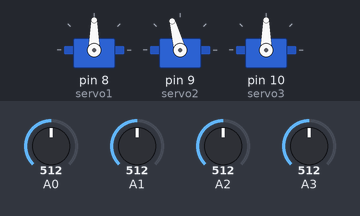
Bench run of a sketch on a simulated Arduino Uno, built with avr-gcc and run on an emulated ATmega328P. Shown: 3 × servo. The test bench sets the inputs (shaded band); at power-on: A2 = 512, A3 = 512, A1 = 512, A0 = 512. What the sketch prints to the serial monitor is not drawn.

Above: at 1.2 s.
1.3 s: A2 set to 716
4.3 s: A3 set to 716
At 5.7 s:
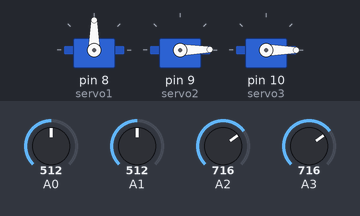
6.1 s: A1 set to 716
At 7.3 s:
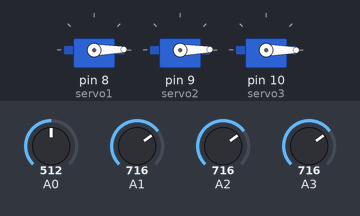
7.8 s: A0 set to 716
10.8 s: A2 set to 30
At 12.6 s:
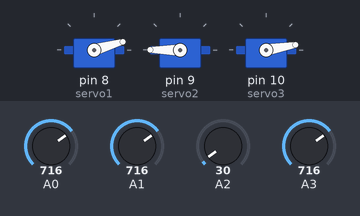
13.8 s: A0 set to 992
At 13.97 s:
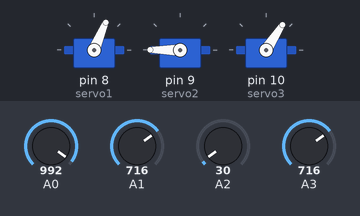
Timing chart, 0 to 17.8 s (numbered marks = the images above; inputs shaded):
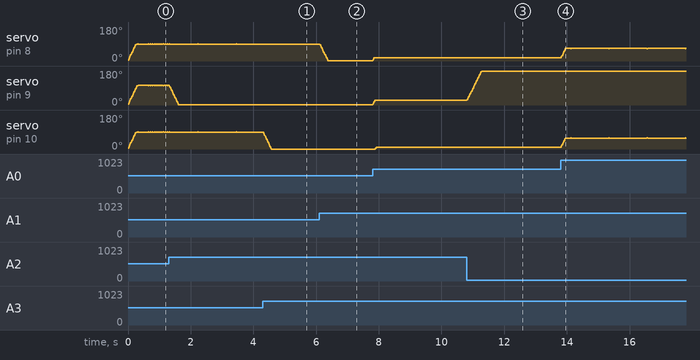

Measured:
- after the input at 4.3 s, servo on pin 8 (servo1): stops changing and stays 90°
- after the input at 6.1 s, servo on pin 8 (servo1): moves from 90° to 1° over 0.25 s, starting at once
- after the input at 10.8 s, servo on pin 8 (servo1): goes on until 10.9 s, then stays 16°; servo on pin 10 (servo3): goes on until 10.9 s, then stays 10°

The sketch:

TriGripper02.ino
```cpp
#include <Servo.h>

Servo servo1;
Servo servo2;
Servo servo3;

int pot;

int bend1;
int bend2;
int bend3;

int servoOut1;
int servoOut2;
int servoOut3;

int force1;
int force2;
int force3;

int forceDemand1;

void setup() {

  Serial.begin(115200);
  pinMode(A0, INPUT);
  pinMode(A1, INPUT);
  pinMode(A2, INPUT);
  pinMode(A3, INPUT);

  servo1.attach(8);
  servo2.attach(9);
  servo3.attach(10);

  servoOut1 = 550;
  servoOut2 = 550;
  servoOut3 = 550;

}

void loop() {

  pot = analogRead(0);

  bend1 = analogRead(1);
  bend2 = analogRead(2);
  bend3 = analogRead(3);

  bend1 = map(bend1,508,392,550,1200);
  bend2 = map(bend2,531,420,550,1200);
  bend3 = map(bend3,507,398,550,1200);

  force1 = servoOut1 - bend1;
  force2 = servoOut2 - bend2;
  force3 = servoOut3 - bend3;

  force1 = map(force1, 0,1900,0,1023);
  force2 = map(force2, 0,1900,0,1023);
  force3 = map(force3, 0,1900,0,1023);

  if (pot > force1) {
    servoOut1 = servoOut1 + 20;
  }
  else {
    servoOut1 = servoOut1 - 20;
  }

  if (pot > force2) {
    servoOut2 = servoOut2 + 20;
  }
  else {
    servoOut2 = servoOut2 - 20;
  }

  if (pot > force3) {
    servoOut3 = servoOut3 + 20;
  }
  else {
    servoOut3 = servoOut3 - 20;
  }


  Serial.print(pot);
  Serial.print('\t');
  Serial.print("bends: ");
  Serial.print(bend1);
  Serial.print('\t');
  Serial.print(bend2);
  Serial.print('\t');
  Serial.print(bend3);
  Serial.print('\t');
  Serial.print("servos: ");
  Serial.print(servoOut1);
  Serial.print('\t');
  Serial.print(servoOut2);
  Serial.print('\t');
  Serial.print(servoOut2);
  Serial.print('\t');
  Serial.print("force: ");
  Serial.print(force1);
  Serial.print('\t');
  Serial.print(force2);
  Serial.print('\t');
  Serial.println(force3);

  servoOut1 = constrain(servoOut1,550,2400);
  servoOut2 = constrain(servoOut2,550,2400);
  servoOut3 = constrain(servoOut3,250,2400);

  servo1.writeMicroseconds(servoOut1);
  servo2.writeMicroseconds(servoOut2);
  servo3.writeMicroseconds(servoOut3);

}
```
